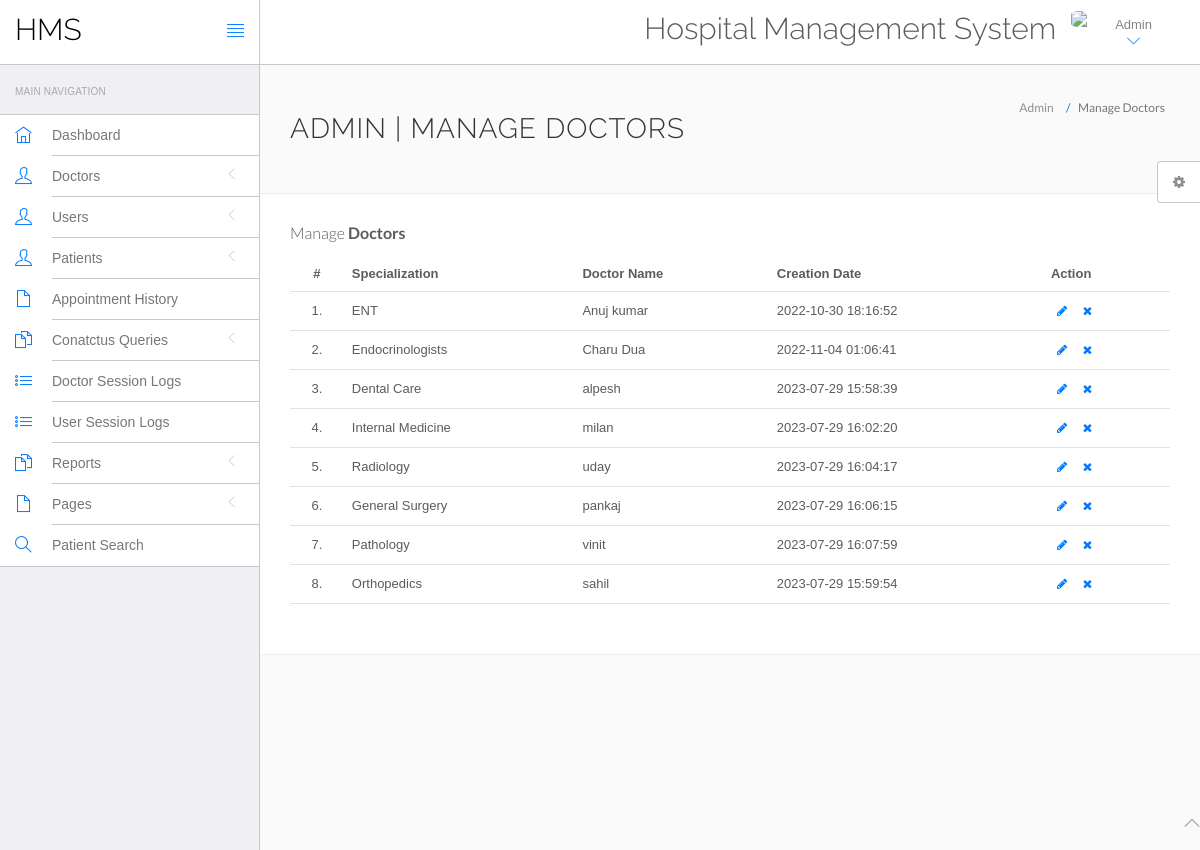
/hospital/hospital/hms/admin/manage-doctors.php (signed in), run on the app's committed database.
### tables this page shows
CREATE TABLE `doctors` (
  `id` int(11) NOT NULL,
  `specilization` varchar(255) DEFAULT NULL,
  `doctorName` varchar(255) DEFAULT NULL,
  `address` longtext DEFAULT NULL,
  `docFees` varchar(255) DEFAULT NULL,
  `contactno` bigint(11) DEFAULT NULL,
  `docEmail` varchar(255) DEFAULT NULL,
  `password` varchar(255) DEFAULT NULL,
  `creationDate` timestamp NULL DEFAULT current_timestamp(),
  `updationDate` timestamp NULL DEFAULT NULL ON UPDATE current_timestamp()
);

### hospital/hospital/hms/admin/manage-doctors.php (the view, shortened to what this page needs)
<?php
include('include/config.php');
if(strlen($_SESSION['id']==0)) {
 header('location:logout.php');
  } else{
?>
<!DOCTYPE html>
<html lang="en">
	<head>
		<link rel="stylesheet" href="vendor/bootstrap/css/bootstrap.min.css">
		<link rel="stylesheet" href="vendor/fontawesome/css/font-awesome.min.css">
		<link rel="stylesheet" href="vendor/themify-icons/themify-icons.min.css">
		<link href="vendor/animate.css/animate.min.css" rel="stylesheet" media="screen">
		<link href="vendor/perfect-scrollbar/perfect-scrollbar.min.css" rel="stylesheet" media="screen">
		<link href="vendor/switchery/switchery.min.css" rel="stylesheet" media="screen">
		<link href="vendor/bootstrap-touchspin/jquery.bootstrap-touchspin.min.css" rel="stylesheet" media="screen">
		<link href="vendor/select2/select2.min.css" rel="stylesheet" media="screen">
		<link href="vendor/bootstrap-datepicker/bootstrap-datepicker3.standalone.min.css" rel="stylesheet" media="screen">
		<link href="vendor/bootstrap-timepicker/bootstrap-timepicker.min.css" rel="stylesheet" media="screen">
		<link rel="stylesheet" href="assets/css/styles.css">
		<link rel="stylesheet" href="assets/css/plugins.css">
		<link rel="stylesheet" href="assets/css/themes/theme-1.css" id="skin_color" />
	</head>
	<body>
		<div id="app">
<?php include('include/sidebar.php');?>
			<div class="app-content">
						<?php include('include/header.php');?>
				<div class="main-content" >
					<div class="wrap-content container" id="container">
						<section id="page-title">
							<div class="row">
								<div class="col-sm-8">
									<h1 class="mainTitle">Admin | Manage Doctors</h1>
																	</div>
								<ol class="breadcrumb">
									<li>
										<span>Admin</span>
									</li>
									<li class="active">
										<span>Manage Doctors</span>
									</li>
								</ol>
							</div>
						</section>
						<div class="container-fluid container-fullw bg-white">
									<div class="row">
								<div class="col-md-12">
									<h5 class="over-title margin-bottom-15">Manage <span class="text-bold">Doctors</span></h5>
									<table class="table table-hover" id="sample-table-1">
										<thead>
											<tr>
												<th class="center">#</th>
												<th>Specialization</th>
												<th class="hidden-xs">Doctor Name</th>
												<th>Creation Date </th>
												<th>Action</th>
											</tr>
										</thead>
										<tbody>
<?php
$sql=mysqli_query($con,"select * from doctors");
$cnt=1;
while($row=mysqli_fetch_array($sql))
{
?>
											<tr>
												<td class="center"><?php echo $cnt;?>.</td>
												<td class="hidden-xs"><?php echo $row['specilization'];?></td>
												<td><?php echo $row['doctorName'];?></td>
												<td><?php echo $row['creationDate'];?>
												</td>
												<td >
												<div class="visible-md visible-lg hidden-sm hidden-xs">
							<a href="edit-doctor.php?id=<?php echo $row['id'];?>" class="btn btn-transparent btn-xs" tooltip-placement="top" tooltip="Edit"><i class="fa fa-pencil"></i></a>
	<a href="manage-doctors.php?id=<?php echo $row['id']?>&del=delete" onClick="return confirm('Are you sure you want to delete?')"class="btn btn-transparent btn-xs tooltips" tooltip-placement="top" tooltip="Remove"><i class="fa fa-times fa fa-white"></i></a>
												</div>
												</td>
											</tr>
											<?php
$cnt=$cnt+1;
											 }?>
										</tbody>
									</table>
								</div>
							</div>
								</div>
							</div>
						</div>
					</div>
				</div>
	<?php include('include/footer.php');?>
	<?php include('include/setting.php');?>
	</body>
</html>
<?php } ?>

### hospital/hospital/hms/admin/assets/css/themes/theme-1.css (style rules this page uses)
body { background: #FAFAFA; }

### data on the page
doctors: specilization "ENT", doctorName "Anuj kumar", creationDate "2022-10-30 18:16:52"
doctors: specilization "Endocrinologists", doctorName "Charu Dua", creationDate "2022-11-04 01:06:41"
doctors: specilization "Dental Care", doctorName "alpesh", creationDate "2023-07-29 15:58:39"
doctors: specilization "Internal Medicine", doctorName "milan", creationDate "2023-07-29 16:02:20"
doctors: specilization "Radiology", doctorName "uday", creationDate "2023-07-29 16:04:17"
doctors: specilization "General Surgery", doctorName "pankaj", creationDate "2023-07-29 16:06:15"
doctors: specilization "Pathology", doctorName "vinit", creationDate "2023-07-29 16:07:59"
doctors: specilization "Orthopedics", doctorName "sahil", creationDate "2023-07-29 15:59:54"
